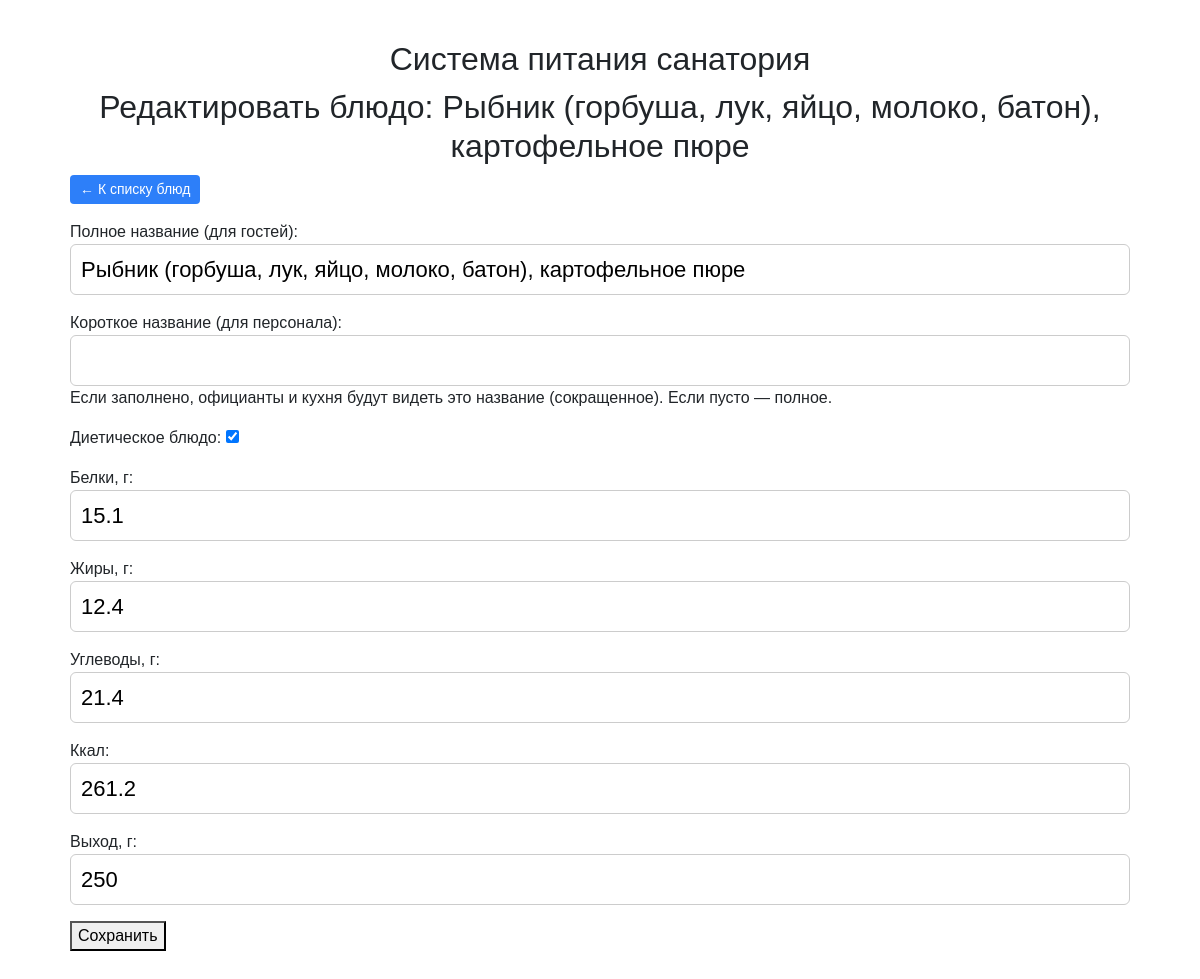
Page /dishes/383/edit/ (signed in) on the committed database.
### dining/models.py (models this page shows, shortened)
class Dish(models.Model):
    short_name = models.CharField(
        max_length=100,
        blank=True,
        verbose_name="Название для кухни/официантов",
        help_text="Если заполнено, официанты и кухня будут видеть это название (сокращенное). Если пусто — полное."
    )
    name = models.CharField(max_length=200, verbose_name="Название блюда")
    is_diet = models.BooleanField(default=False, verbose_name="Диетическое блюдо")
    proteins = models.DecimalField(
        max_digits=5, decimal_places=1, null=True, blank=True, verbose_name="Белки, г"
    )
    fats = models.DecimalField(
        max_digits=5, decimal_places=1, null=True, blank=True, verbose_name="Жиры, г"
    )
    carbs = models.DecimalField(
        max_digits=5, decimal_places=1, null=True, blank=True, verbose_name="Углеводы, г"
    )
    kcal = models.DecimalField(
        max_digits=6, decimal_places=1, null=True, blank=True, verbose_name="Ккал"
    )
    output = models.PositiveSmallIntegerField(  # НОВОЕ ПОЛЕ
        null=True, blank=True, verbose_name="Выход, г"
    )
    class Meta:
        verbose_name = "Блюдо"
        verbose_name_plural = "Блюда"

### dining/views.py (the view)
# urls.py: path("dishes/<int:dish_id>/edit/", views.dish_edit_view, name="dish_edit"),
@login_required
def dish_edit_view(request, dish_id):
    dish = get_object_or_404(Dish, id=dish_id)
    if request.method == "POST":
        form = DishForm(request.POST, instance=dish)
        if form.is_valid():
            form.save()
            return redirect("dish_list")
    else:
        form = DishForm(instance=dish)
    return render(request, "dining/dish_form.html", {"form": form, "dish": dish})

### dining/forms.py
class DishForm(forms.ModelForm):
    class Meta:
        model = Dish
        fields = ["name", "short_name", "is_diet", "proteins", "fats", "carbs", "kcal", "output"]
        labels = {
            "name": "Полное название (для гостей)",
            "short_name": "Короткое название (для персонала)",
            "is_diet": "Диетическое блюдо",
            "proteins": "Белки, г",
            "fats": "Жиры, г",
            "carbs": "Углеводы, г",
            "kcal": "Ккал",
            "output": "Выход, г",
        }

### templates/dining/dish_form.html (shortened to what this page needs)
{% extends "base.html" %}
{% block content %}
{% if dish %}
    <h1>Редактировать блюдо: {{ dish.name }}</h1>
{% else %}
    <h1>Добавить блюдо</h1>
{% endif %}
<p><a href="{% url 'dish_list' %}" class="btn-link">← К списку блюд</a></p>
<form method="post">
    {{ form.as_p }}
    <button type="submit">Сохранить</button>
</form>
{% endblock %}

### templates/base.html (style rules this page uses)
body { font-family: sans-serif; margin: 20px; }
.btn-link { display: inline-block; padding: 6px 12px; background: #2d7ff9; color: #fff; text-decoration: none; border-radius: 4px; font-size: 16px; }
h1 { font-size: 32px; margin: 0 0 10px 0; text-align: center; }
input[type="text"], input[type="number"], input[type="date"] { font-size: 22px; padding: 8px 10px; border-radius: 6px; border: 1px solid #ccc; width: 100%; box-sizing: border-box; }
.btn-link { display: inline-block; padding: 4px 10px; background: #2d7ff9; color: #fff; text-decoration: none; border-radius: 4px; font-size: 14px; }

### rows in the picture
Dish: name "Рыбник (горбуша, лук, яйцо, молоко, батон), картофельное пюре", is_diet "☑", proteins "15.1", fats "12.4", carbs "21.4", kcal "261.2", output "250"
